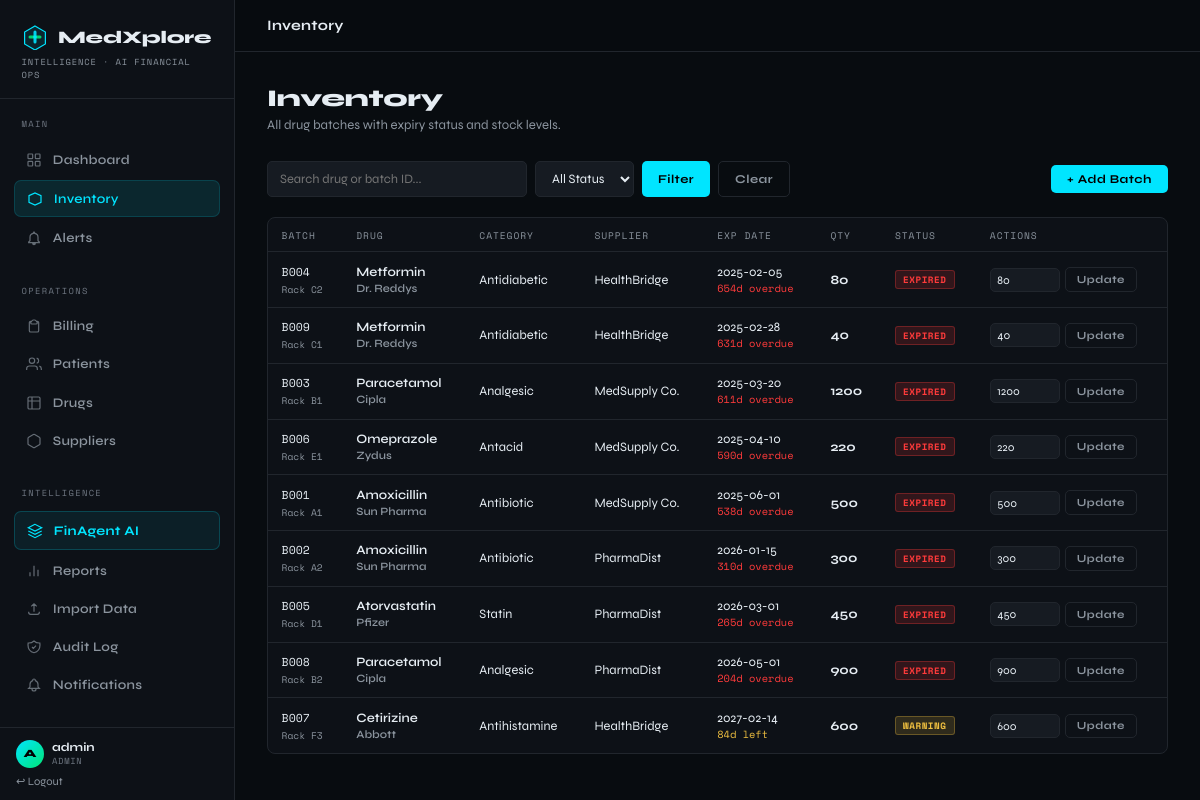
The app's page /inventory (signed in) with its own data.
### tables this page shows
CREATE TABLE Batch (
    batch_id TEXT PRIMARY KEY, drug_id INTEGER NOT NULL,
    supplier_id INTEGER, mfg_date TEXT NOT NULL DEFAULT (date('now','-1 year')),
    exp_date TEXT NOT NULL, quantity INTEGER NOT NULL CHECK(quantity >= 0),
    location TEXT DEFAULT 'Main Store',
    FOREIGN KEY (drug_id) REFERENCES Drug(drug_id) ON DELETE CASCADE,
    FOREIGN KEY (supplier_id) REFERENCES Supplier(supplier_id) ON DELETE SET NULL
);

CREATE TABLE Drug (
    drug_id INTEGER PRIMARY KEY AUTOINCREMENT,
    name TEXT NOT NULL, category TEXT NOT NULL DEFAULT 'General',
    manufacturer TEXT NOT NULL DEFAULT 'Unknown', price REAL NOT NULL DEFAULT 0.0,
    med_id INTEGER, FOREIGN KEY (med_id) REFERENCES MedicineCatalog(med_id)
);

### app.py (the view)
@app.route("/inventory")
@login_required
def inventory():
    sq     = request.args.get("q","").strip()
    status = request.args.get("status","")
    sql    = "SELECT * FROM vw_Inventory WHERE 1=1"; args=[]
    if sq:     sql += " AND (drug_name LIKE ? OR batch_id LIKE ? OR category LIKE ?)"; args += [f"%{sq}%"]*3
    if status: sql += " AND status=?"; args.append(status)
    sql += " ORDER BY days_left ASC"
    return render_template("inventory.html", rows=query(sql,args),
                           search=sq, status_filter=status,
                           suppliers=query("SELECT * FROM Supplier ORDER BY name"),
                           drugs=query("SELECT * FROM Drug ORDER BY name"))

### app.py (called while the page is built)
def get_db():
    if "db" not in g:
        g.db = sqlite3.connect(DB_PATH)
        g.db.row_factory = sqlite3.Row
        g.db.execute("PRAGMA foreign_keys = ON")
    return g.db

def query(sql, args=(), one=False):
    cur = get_db().execute(sql, args)
    rv  = cur.fetchall()
    return (rv[0] if rv else None) if one else rv

def login_required(f):
    from functools import wraps
    @wraps(f)
    def d(*a, **kw):
        if "user" not in session: return redirect(url_for("login"))
        return f(*a, **kw)
    return d

@app.context_processor
def inject_globals():
    stats = None
    try:
        if "user" in session:
            stats = get_stats()
    except Exception:
        pass
    return {"now": datetime.now(), "stats": stats}

### templates/inventory.html (shortened to what this page needs)
{% extends "base.html" %}
{% block topbar_title %}Inventory{% endblock %}
{% block content %}
<div class="page-header">
  <h1>Inventory</h1>
  <p>All drug batches with expiry status and stock levels.</p>
</div>
<div style="display:flex;gap:.75rem;align-items:center;margin-bottom:1.25rem;flex-wrap:wrap">
  <form style="display:flex;gap:.5rem;flex:1;min-width:200px" method="GET">
    <input name="q" value="{{ search }}" placeholder="Search drug or batch ID..." style="max-width:260px">
    <select name="status" style="width:auto">
      <option value="">All Status</option>
    </select>
    <button type="submit" class="btn btn-primary">Filter</button>
    <a href="{{ url_for('inventory') }}" class="btn btn-ghost">Clear</a>
  </form>
  <button class="btn btn-primary" onclick="document.getElementById('addBatchModal').classList.add('open')">+ Add Batch</button>
</div>
<div class="card">
  <table>
    <thead>
      <tr><th>Batch</th><th>Drug</th><th>Category</th><th>Supplier</th><th>Exp Date</th><th>Qty</th><th>Status</th><th>Actions</th></tr>
    </thead>
    <tbody>
    {% for r in rows %}
    <tr>
      <td style="font-family:var(--font-mono);font-size:.72rem">{{ r.batch_id }}<br><small style="color:var(--muted)">{{ r.location }}</small></td>
      <td style="font-weight:600">{{ r.drug_name }}<br><small style="color:var(--muted);font-size:.7rem">{{ r.manufacturer }}</small></td>
      <td>{{ r.category }}</td>
      <td>{{ r.supplier or '—' }}</td>
      <td>
        {{ r.exp_date }}
        <br><small style="font-family:var(--font-mono);font-size:.65rem;color:{% if r.days_left < 0 %}var(--red){% elif r.days_left < 30 %}var(--orange){% elif r.days_left < 90 %}var(--yellow){% else %}var(--muted){% endif %}">
          {% if r.days_left < 0 %}{{ r.days_left|abs }}d overdue{% else %}{{ r.days_left }}d left{% endif %}
        </small>
      </td>
      <td style="font-weight:700">{{ r.quantity }}</td>
      <td><span class="badge badge-{{ r.status }}">{{ r.status }}</span></td>
      <td>
        <form method="POST" action="{{ url_for('update_qty') }}" style="display:flex;gap:.3rem;align-items:center">
          <input type="number" name="quantity" value="{{ r.quantity }}" min="0" style="width:70px;padding:.25rem .4rem;font-size:.72rem">
          <button type="submit" class="btn btn-ghost btn-sm">Update</button>
        </form>
      </td>
    </tr>
    {% else %}
    <tr><td colspan="8"><div class="empty-msg">No batches found</div></td></tr>
    {% endfor %}
    </tbody>
  </table>
</div>
{% endblock %}

### templates/base.html (style rules this page uses)
:root { --bg:#080c10; --surface:#0d1117; --surface2:#161b22; --surface3:#1c2128; --border:#21262d; --border2:#30363d; --text:#e6edf3; --muted:#8b949e; --muted2:#6e7681; --accent:#00e5ff; --accent2:#00b4cc; --green:#00e576; --yellow:#f0c040; --orange:#ff8800; --red:#ff3b3b; --sidebar:235px; --font-head:'Syne',sans-serif; --font-mono:'Space Mono',monospace; }
*,*::before,*::after { box-sizing:border-box;margin:0;padding:0 }
html { scroll-behavior:smooth }
body { background:var(--bg);color:var(--text);font-family:var(--font-head);min-height:100vh;display:flex }
.page-header { margin-bottom:1.75rem }
.page-header h1 { font-size:1.5rem;font-weight:800;letter-spacing:-.01em }
.page-header p { color:var(--muted);font-size:.82rem;margin-top:.25rem }
.card { background:var(--surface);border:1px solid var(--border);border-radius:8px }
.badge { display:inline-block;font-family:var(--font-mono);font-size:.58rem;font-weight:700;letter-spacing:.06em;padding:2px 7px;border-radius:3px;text-transform:uppercase }
.badge-expired { background:rgba(255,59,59,.15);color:var(--red);border:1px solid rgba(255,59,59,.3) }
.badge-warning { background:rgba(240,192,64,.15);color:var(--yellow);border:1px solid rgba(240,192,64,.3) }
table { width:100%;border-collapse:collapse;font-size:.8rem }
thead th { font-family:var(--font-mono);font-size:.6rem;letter-spacing:.1em;text-transform:uppercase;color:var(--muted);padding:.6rem .85rem;text-align:left;border-bottom:1px solid var(--border);font-weight:400 }
tbody td { padding:.65rem .85rem;border-bottom:1px solid var(--border);vertical-align:middle }
tbody tr:last-child td { border-bottom:none }
.btn { display:inline-flex;align-items:center;gap:.4rem;font-family:var(--font-head);font-size:.75rem;font-weight:700;letter-spacing:.04em;padding:.45rem 1rem;border-radius:5px;cursor:pointer;border:none;transition:all .15s;text-decoration:none;white-space:nowrap }
.btn-primary { background:var(--accent);color:#000 }
.btn-ghost { background:transparent;color:var(--muted);border:1px solid var(--border) }
.btn-sm { font-size:.68rem;padding:.3rem .7rem }
input,select,textarea { background:var(--surface2);border:1px solid var(--border);color:var(--text); border-radius:5px;padding:.5rem .75rem;font-family:var(--font-head);font-size:.8rem; width:100%;transition:border-color .15s;outline:none; }

### records on screen
Batch: batch_id "B004", location "Rack C2", drug_name "Metformin", manufacturer "Dr. Reddys", category "Antidiabetic", supplier "HealthBridge", exp_date "2025-02-05", days_left|abs "654", quantity "80", status "EXPIRED"
Batch: batch_id "B009", location "Rack C1", drug_name "Metformin", manufacturer "Dr. Reddys", category "Antidiabetic", supplier "HealthBridge", exp_date "2025-02-28", days_left|abs "631", quantity "40", status "EXPIRED"
Batch: batch_id "B003", location "Rack B1", drug_name "Paracetamol", manufacturer "Cipla", category "Analgesic", supplier "MedSupply Co.", exp_date "2025-03-20", days_left|abs "611", quantity "1200", status "EXPIRED"
Batch: batch_id "B006", location "Rack E1", drug_name "Omeprazole", manufacturer "Zydus", category "Antacid", supplier "MedSupply Co.", exp_date "2025-04-10", days_left|abs "590", quantity "220", status "EXPIRED"
Batch: batch_id "B001", location "Rack A1", drug_name "Amoxicillin", manufacturer "Sun Pharma", category "Antibiotic", supplier "MedSupply Co.", exp_date "2025-06-01", days_left|abs "538", quantity "500", status "EXPIRED"
Batch: batch_id "B002", location "Rack A2", drug_name "Amoxicillin", manufacturer "Sun Pharma", category "Antibiotic", supplier "PharmaDist", exp_date "2026-01-15", days_left|abs "310", quantity "300", status "EXPIRED"
Batch: batch_id "B005", location "Rack D1", drug_name "Atorvastatin", manufacturer "Pfizer", category "Statin", supplier "PharmaDist", exp_date "2026-03-01", days_left|abs "265", quantity "450", status "EXPIRED"
Batch: batch_id "B008", location "Rack B2", drug_name "Paracetamol", manufacturer "Cipla", category "Analgesic", supplier "PharmaDist", exp_date "2026-05-01", days_left|abs "204", quantity "900", status "EXPIRED"
Batch: batch_id "B007", location "Rack F3", drug_name "Cetirizine", manufacturer "Abbott", category "Antihistamine", supplier "HealthBridge", exp_date "2027-02-14", days_left "84", quantity "600", status "WARNING"

### other values on screen
{{ session.user.username[0].upper() }} "A"
{{ session.user.username }} "admin"
{{ session.user.role }} "ADMIN"
